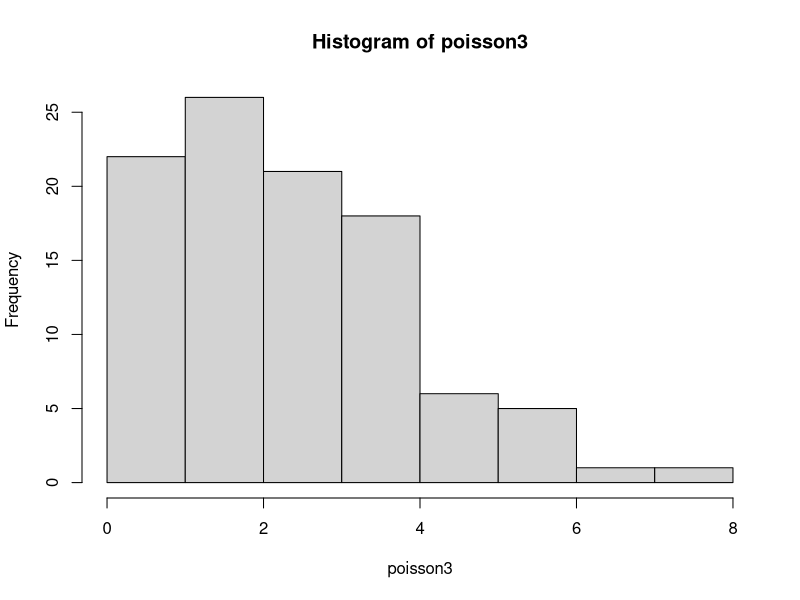
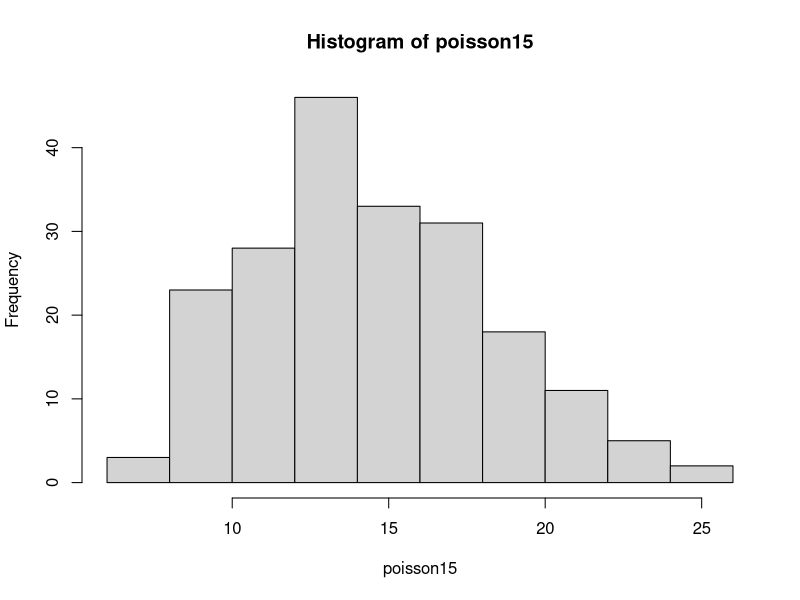
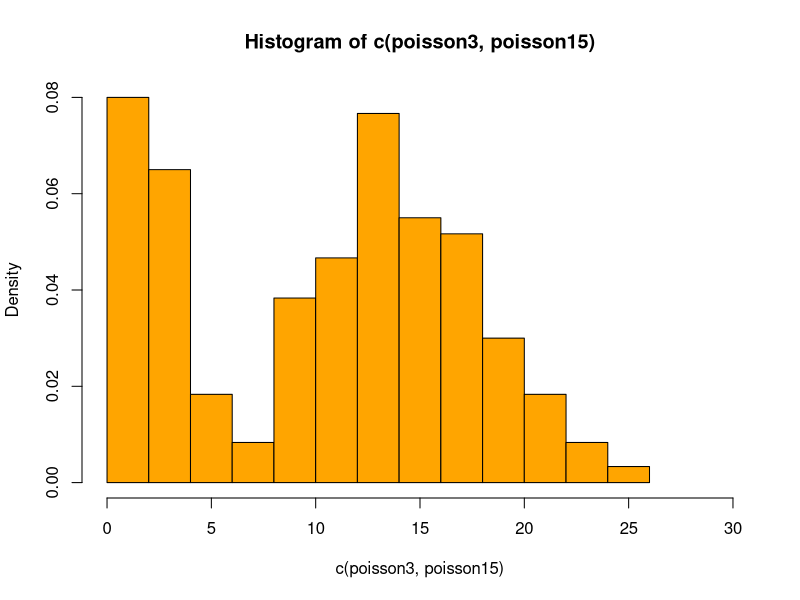

Reproduce these figures in R, in order.
## ---- chunk 1
poisson3 <- rpois(n=100, lambda=3)
hist(poisson3)
## ---- chunk 2
poisson15 <- rpois(n=200, lambda=15)
hist(poisson15)
## ---- chunk 3
true_class <- rep(c(1,2), c(100,200))
## ---- chunk 4
hist(c(poisson3, poisson15), col="orange", probability=TRUE, xlim=c(0,30))
#hist(dpois(0:30, lambda=3))
#plot(0:30, dpois(0:30, lambda=3))
#curve(1/3 * dpois(as.integer(x), lambda=3) + 2/3 * dpois(as.integer(x), lambda=15), 0, 5, col="red", add=TRUE)
## ---- chunk 5
EM_init_poisson <- function(X, K) {
  pi <- rep(1/K, times=K)
  lambda <- 1:K
  return(c(pi, lambda))
}
## ---- chunk 6
# theta <- c(pi_k, lambda_k)
E_step_poisson <- function(X, K, theta) {
  pi <- theta[1:K]
  lambda <- theta[(K+1):(2*K)]
  t <- matrix(0, nrow=length(X), ncol=K)
  for (i in 1:length(X)) {
    for (k in 1:K) {
      t[i,k] <- (pi[k] * dpois(X[i],lambda[k])) / sum(pi * dpois(X[i],lambda))
    }
  }
  return(t)
}
## ---- chunk 7
M_step_poisson <- function(X, K, t) {
  lambda <- sapply(1:K, function(k) sum(t[,k]*X) / sum(t[,k]))
  pi <- sapply(1:K, function(k) sum(t[,k]) / length(X))
  return(c(pi, lambda))
}
## ---- chunk 8
# initialization
X <- c(poisson3, poisson15)
K <- 2
theta <- EM_init_poisson(X, K)
repeat {
  t <- E_step_poisson(X, K, theta)
  new_theta <- M_step_poisson(X, K, t)
  if (sum((theta - new_theta)^2) / sum(theta^2) < 1e-6) {
    break
  }
  theta <- new_theta
}
print(new_theta)
